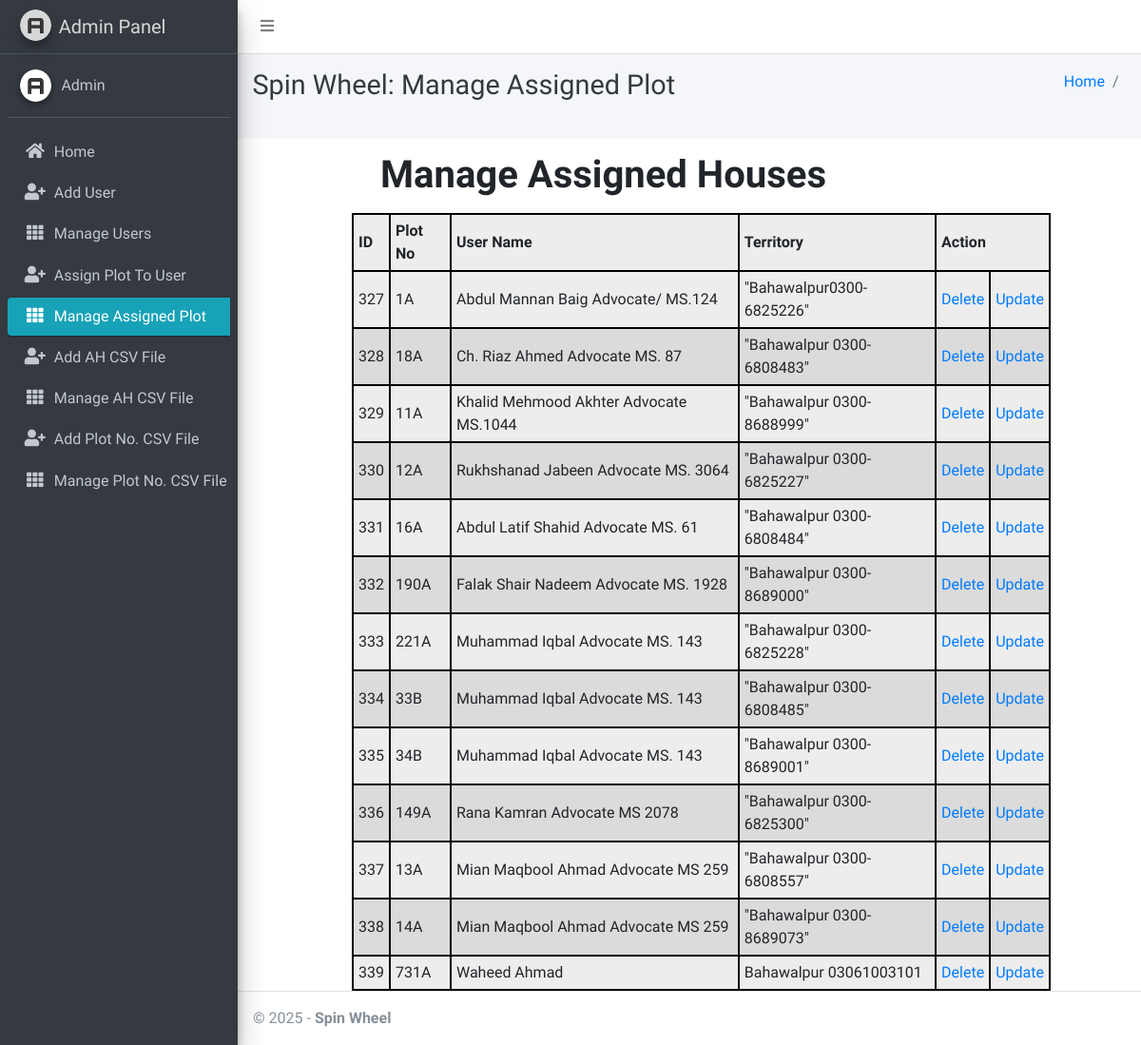
The app's page /assign_house_display/, older data.
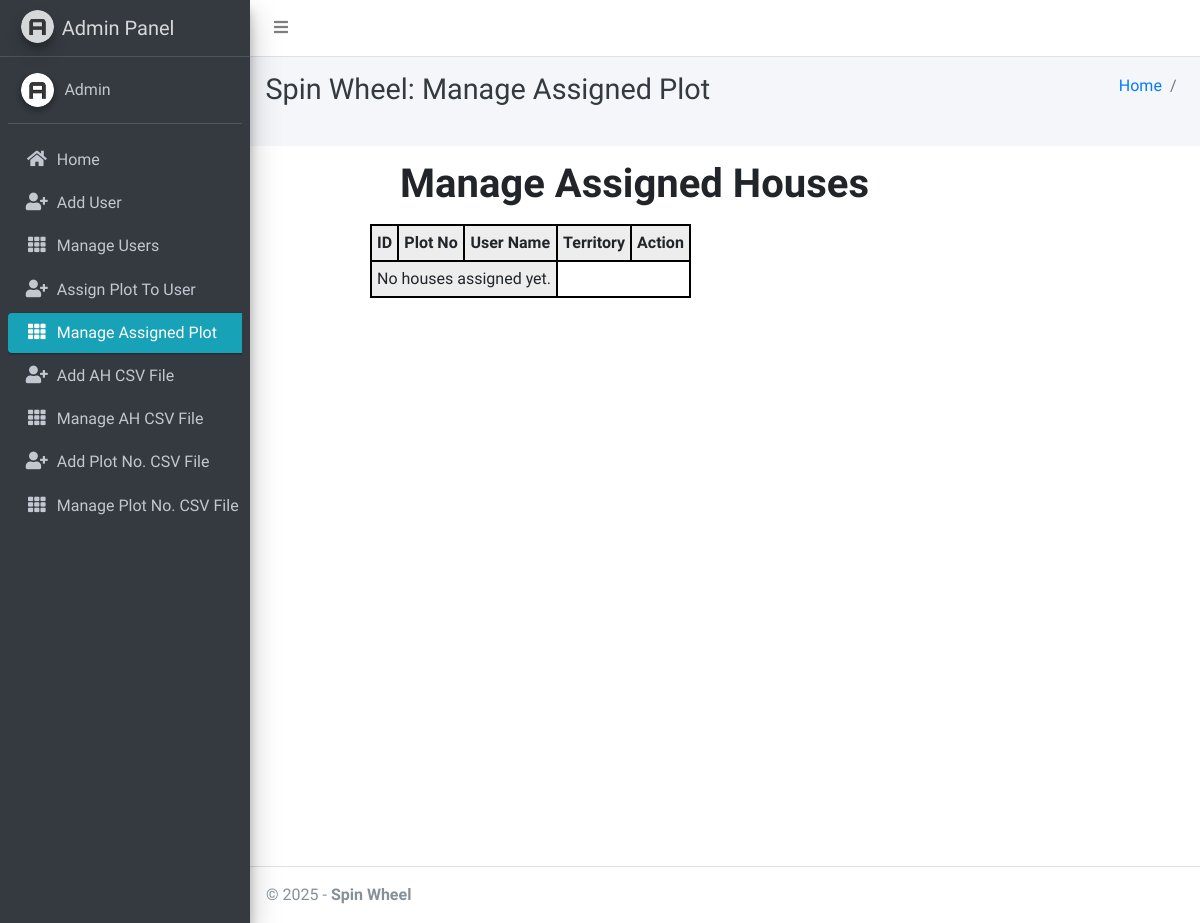
The same page, newer data.
### spinapp/models.py (models this page shows, shortened)
class AssignedHouse(models.Model):
    user = models.ForeignKey(User, on_delete=models.CASCADE)
    house_number = models.CharField(max_length=100, unique=True)

class User(models.Model):
    name = models.CharField(max_length=150)
    territory  = models.CharField(max_length=200)

### spinapp/views.py (the view)
# urls.py: path('assign_house_display/', views.assign_house_display, name='assign_house_display'),
def assign_house_display(request):
    assigned_houses = AssignedHouse.objects.select_related("user").all()
    return render(request, "assignhouse/display_assigned_houses.html", {"assigned_houses": assigned_houses})

### template/assignhouse/display_assigned_houses.html (shortened to what this page needs)
{% extends 'main_admin/base.html' %}
{% load static %}
{% block secondnavbar %}
<div class="content-header">
  <div class="container-fluid">
    <div class="row mb-2">
      <div class="col-sm-6">
        <h1 class="m-0 text-dark">
          {% block page_title %} Spin Wheel: Manage Assigned Plot{% endblock page_title %}
        </h1>
      </div>
      <div class="col-sm-6">
        <ol class="breadcrumb float-sm-right">
          <li class="breadcrumb-item">
            <a href="http://127.0.0.1:8000/adminpanel/">Home</a>
          </li>
          <li class="breadcrumb-item active">{{ page_title }}</li>
        </ol>
      </div>
    </div>
  </div>
</div>
<section class="content">
  <div class="container-fluid">
    <div class="row">
      <div class="col-md-12">
      </div>
    </div>
  </div>
</section>
{% endblock secondnavbar %}
{% block bodycontent %}
<div class="heads">
  <div class="userform">
      <h1><label for="email" class="form-label">Manage Assigned Houses</label></h1>
      <table>
        <thead>
          <th>ID</th>
          <th>Plot No</th>
          <th>User Name</th>
          <th>Territory</th>
          <th colspan="2">Action</th>
        </thead>
        <tbody>
            {% for assigned_houses in assigned_houses %}
          <tr>
            <td>{{assigned_houses.user.id}}</td>
            <td>{{ assigned_houses.house_number }}</td>
            <td>{{ assigned_houses.user.name }}</td>
            <td>{{ assigned_houses.user.territory }}</td>
            <td><a href="/delassignhouse/{{assigned_houses.id}}"> Delete </a></td>
            <td><a href="/updateassignhouse/{{assigned_houses.id}}"> Update </a></td>
          </tr>
          {% empty %}
          <tr>
            <td colspan="3">No houses assigned yet.</td>
          </tr>
          {% endfor %}
        </tbody>
      </table>
  </div>
</div>
{% endblock bodycontent %}

Row changes from the older to the newer data that the page shows:
removed AssignedHouse: user.id "327", house_number "1A", user.name "Abdul Mannan Baig Advocate/ MS.124", user.territory "\"Bahawalpur0300-6825226\""
removed AssignedHouse: user.id "328", house_number "18A", user.name "Ch. Riaz Ahmed Advocate MS. 87", user.territory "\"Bahawalpur 0300-6808483\""
removed AssignedHouse: user.id "329", house_number "11A", user.name "Khalid Mehmood Akhter Advocate MS.1044", user.territory "\"Bahawalpur 0300-8688999\""
removed AssignedHouse: user.id "330", house_number "12A", user.name "Rukhshanad Jabeen Advocate MS. 3064", user.territory "\"Bahawalpur 0300-6825227\""
removed AssignedHouse: user.id "331", house_number "16A", user.name "Abdul Latif Shahid Advocate MS. 61", user.territory "\"Bahawalpur 0300-6808484\""
removed AssignedHouse: user.id "332", house_number "190A", user.name "Falak Shair Nadeem Advocate MS. 1928", user.territory "\"Bahawalpur 0300-8689000\""
removed AssignedHouse: user.id "333", house_number "221A", user.name "Muhammad Iqbal Advocate MS. 143", user.territory "\"Bahawalpur 0300-6825228\""
removed AssignedHouse: user.id "334", house_number "33B", user.name "Muhammad Iqbal Advocate MS. 143", user.territory "\"Bahawalpur 0300-6808485\""
removed AssignedHouse: user.id "335", house_number "34B", user.name "Muhammad Iqbal Advocate MS. 143", user.territory "\"Bahawalpur 0300-8689001\""
removed AssignedHouse: user.id "336", house_number "149A", user.name "Rana Kamran Advocate MS 2078", user.territory "\"Bahawalpur 0300-6825300\""
removed AssignedHouse: user.id "337", house_number "13A", user.name "Mian Maqbool Ahmad Advocate MS 259", user.territory "\"Bahawalpur 0300-6808557\""
removed AssignedHouse: user.id "338", house_number "14A", user.name "Mian Maqbool Ahmad Advocate MS 259", user.territory "\"Bahawalpur 0300-8689073\""
removed AssignedHouse: user.id "339", house_number "731A", user.name "Waheed Ahmad", user.territory "Bahawalpur 03061003101"
Text that changed along with them:
text now shown: "No houses assigned yet."
